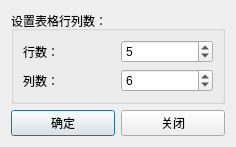
<?xml version="1.0" encoding="UTF-8"?>
<ui version="4.0">
 <class>ExDlgSize</class>
 <widget class="QDialog" name="ExDlgSize">
  <property name="geometry">
   <rect>
    <x>0</x>
    <y>0</y>
    <width>236</width>
    <height>128</height>
   </rect>
  </property>
  <property name="windowTitle">
   <string>Dialog</string>
  </property>
  <layout class="QVBoxLayout" name="verticalLayout">
   <item>
    <widget class="QGroupBox" name="groupBox">
     <property name="title">
      <string>设置表格行列数：</string>
     </property>
     <layout class="QGridLayout" name="gridLayout_2">
      <item row="1" column="1">
       <widget class="QSpinBox" name="spinBoxCol">
        <property name="value">
         <number>6</number>
        </property>
       </widget>
      </item>
      <item row="0" column="0">
       <widget class="QLabel" name="lab1">
        <property name="text">
         <string>行数：</string>
        </property>
       </widget>
      </item>
      <item row="1" column="0">
       <widget class="QLabel" name="lab2">
        <property name="text">
         <string>列数：</string>
        </property>
       </widget>
      </item>
      <item row="0" column="1">
       <widget class="QSpinBox" name="spinBoxRow">
        <property name="value">
         <number>5</number>
        </property>
       </widget>
      </item>
     </layout>
    </widget>
   </item>
   <item>
    <layout class="QHBoxLayout" name="horizontalLayout">
     <item>
      <widget class="QPushButton" name="btnOk">
       <property name="text">
        <string>确定</string>
       </property>
       <property name="icon">
        <iconset resource="resources.qrc">
         <normaloff>:/images/Image005.png</normaloff>:/images/Image005.png</iconset>
       </property>
      </widget>
     </item>
     <item>
      <widget class="QPushButton" name="btnClose">
       <property name="text">
        <string>关闭</string>
       </property>
       <property name="icon">
        <iconset resource="resources.qrc">
         <normaloff>:/images/Image007.png</normaloff>:/images/Image007.png</iconset>
       </property>
      </widget>
     </item>
    </layout>
   </item>
  </layout>
 </widget>
 <resources>
  <include location="resources.qrc"/>
 </resources>
 <connections>
  <connection>
   <sender>btnOk</sender>
   <signal>clicked()</signal>
   <receiver>ExDlgSize</receiver>
   <slot>accept()</slot>
   <hints>
    <hint type="sourcelabel">
     <x>62</x>
     <y>105</y>
    </hint>
    <hint type="destinationlabel">
     <x>117</x>
     <y>63</y>
    </hint>
   </hints>
  </connection>
  <connection>
   <sender>btnClose</sender>
   <signal>clicked()</signal>
   <receiver>ExDlgSize</receiver>
   <slot>reject()</slot>
   <hints>
    <hint type="sourcelabel">
     <x>173</x>
     <y>105</y>
    </hint>
    <hint type="destinationlabel">
     <x>117</x>
     <y>63</y>
    </hint>
   </hints>
  </connection>
 </connections>
</ui>
